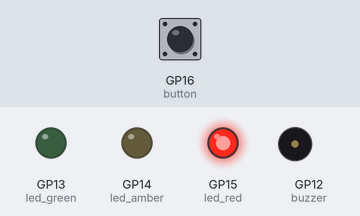
Recording of a program running on a simulated Raspberry Pi Pico running MicroPython. On the bench: output pins drawn as LEDs (lit = HIGH), buzzer (waves = sounding, pin HIGH). The inputs (shaded band) are chosen by the test bench; at power-on: GP16 (button) LOW. Threads take turns every 2 ms.

Above: at 1.2 s.
1.3 s: GP16 (button) pulled HIGH for 0.15 s
At 7.4 s:
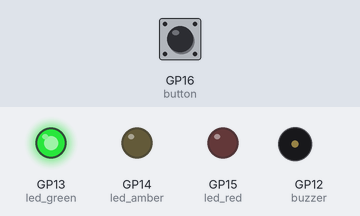
At 26.7 s:
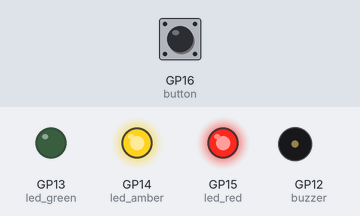
Timing chart, 0 to 29.2 s (numbered marks = the images above; inputs shaded):
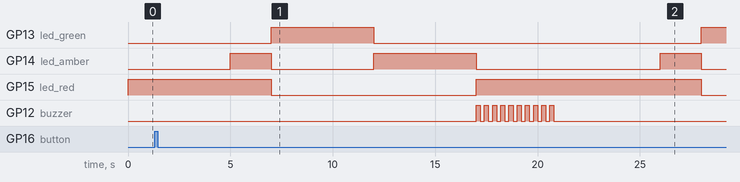

The program:

Traffic_Light.py
```python
from _thread import start_new_thread
from machine import Pin
from utime import sleep

led_red = Pin(15, Pin.OUT)
led_amber = Pin(14, Pin.OUT)
led_green = Pin(13, Pin.OUT)
button = Pin(16, Pin.IN)
buzzer = Pin(12, Pin.OUT)

global button_pressed
button_pressed = False

def button_reader_thread():
 global button_pressed
 while True:
     if button.value() == 1:
         button_pressed = True
     sleep(0.01)

start_new_thread(button_reader_thread, ())

while True:
    led_red.value(1)
    if button_pressed == True:
        for i in range(10):
            buzzer.value(1)
            sleep(.2)
            buzzer.value(0)
            sleep(.2)
        global button_pressed
        button_pressed = False
    led_red.value(1)
    sleep(5)
    led_amber.value(1)
    sleep(2)
    led_red.value(0)
    led_amber.value(0)
    led_green.value(1)
    sleep(5)
    led_green.value(0)
    led_amber.value(1)
    sleep(5)
    led_amber.value(0)
```

Measured:
- after the input at 1.3 s, GP12 (buzzer): alternates HIGH for 0.20 s and LOW for 0.20 s, 20 changes in all, then stays LOW, starting after 15.7 s
